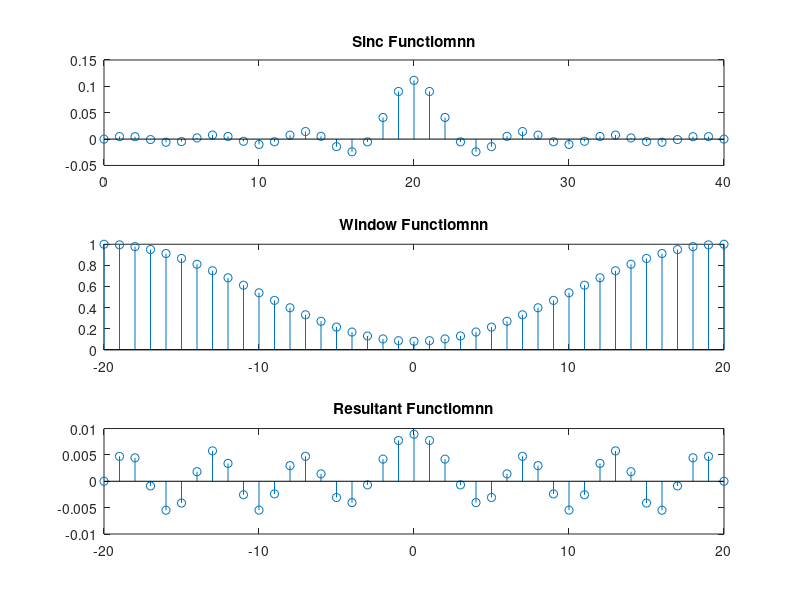
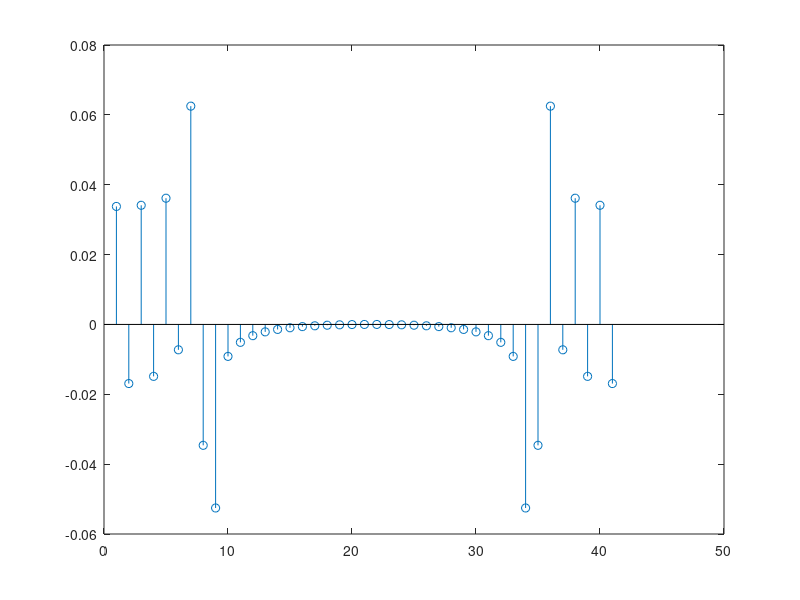

MATLAB code to generate these figures, in order:
fs=5000;
% fp=1500;
% fstop=2000;
w=1750/fs;
n=-20:20;
% plot(fs,fp);
% h=(w/pi)*sin(w*n)/(w*n)
h=(w/pi)*sinc(w*n);
%sigshift(n,h,10)
subplot(3,1,1)
stem(n+20,h);
title('Sinc Functiomnn');
w = 0.54-(0.46*cos(2*pi*n/40))
% subplot(2,1,1)
subplot(3,1,2)
stem(n,w)
title('Window Functiomnn');
subplot(3,1,3)
x=h.*w;
stem(n,x);
title('Resultant Functiomnn');
figure
stem(fft(w.*h))
